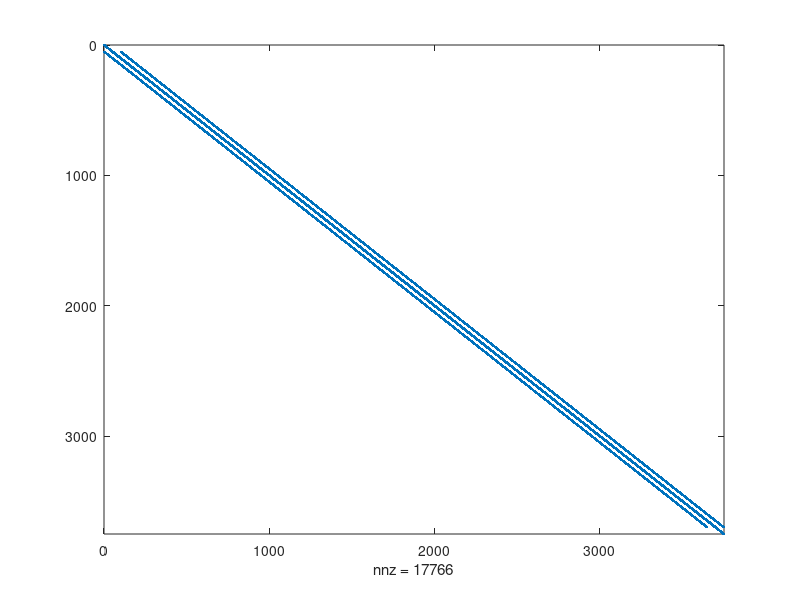
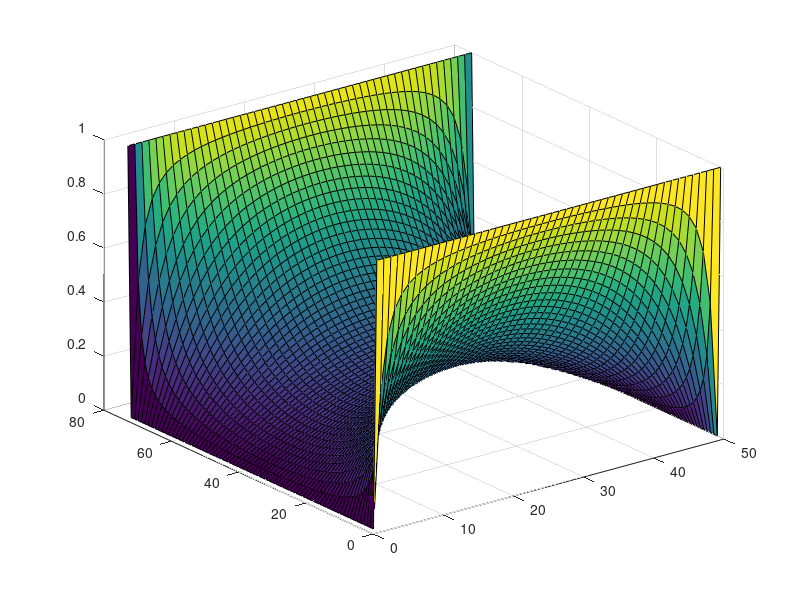
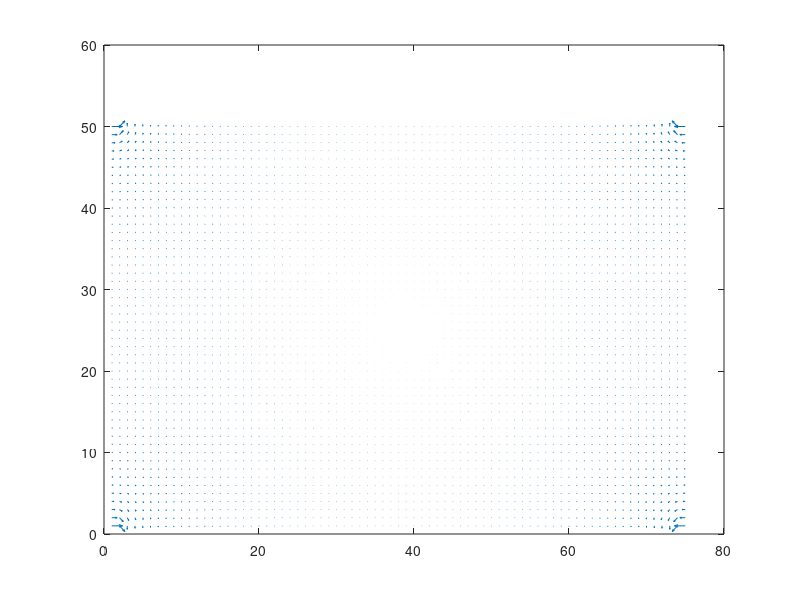
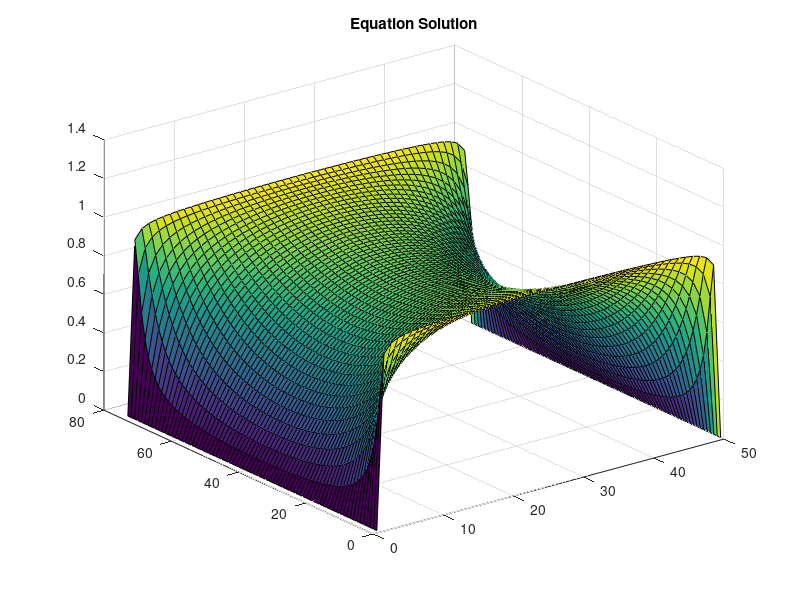

Write MATLAB code to recreate these figures, in order.
clc; close all; clear all;

nx = 75; % # of colums
ny = 50; % # of rows
G = sparse(nx*ny,ny*nx);
F = zeros(nx*ny,1);
for i = 1:nx
    for j = 1:ny
        n = j + (i-1) * ny;     % middle
        nxm = j + (i-2) * ny;   % right
        nxp = j + i * ny;       % left
        nym = j-1 + (i-1) * ny; % top
        nyp = j+1 + (i-1) * ny; % down
        if i == 1 %Left Boundary V=Vo
            G(n,n) = 1;
            F(n,1) = 1;
        elseif i == nx %Right Boundary V=Vo
            G(n,n) = 1;
            F(n,1) = 1;
        elseif j == 1 %Bottom Boundary V=0
            G(n,n) = 1;
            F(n,1) = 0;
        elseif j == ny %Top Boundary V=0
            G(n,n) = 1;
            F(n,1) = 0;
        else %Middle
            G(n,n) = -4;
            G(n,nxm) = 1;
            G(n,nxp) = 1;
            G(n,nym) = 1;
            G(n,nyp) = 1;
        end
    end
end

figure('name', 'G Matrix'), spy(G);

V = G\F;
Vmap = reshape(V, [ny, nx]); % Reshaping Vector to a matrix
figure('name', 'Solution'), surf(Vmap');

[Ex,Ey] = gradient(Vmap);
figure('name', 'Quiver'), quiver(-Ex,-Ey,1);


% Mathmatical Solution
L = 75;
W = 50;
a = L;
b = W/2;
x = linspace(-b, b, nx);
y = linspace(0, a, ny);
V2 = zeros(ny, nx);

figure('name', 'Equation Solution')
[X,Y] = meshgrid(x,y);
for n = 1:2:99 %1,3,5,7...99
    V2 = V2 + ( (1/n) * (cosh((n*pi*X)/a)/cosh((n*pi*b)/a)).* sin((n*pi*Y)/a) );
    surf(4/pi*V2'), title('Equation Solution');
    pause(0.01);
end

